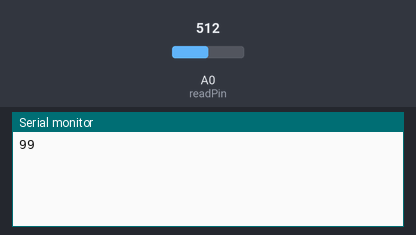
Bench run of a sketch on a simulated Arduino Leonardo, built with avr-gcc and run on an emulated ATmega32U4. On the bench: the last lines printed to the serial monitor. The test bench sets the inputs (shaded band); at power-on: A0 (readPin) = 512.

Above: at 1.2 s.
1.3 s: A0 (readPin) set to 716
At 2.5 s:
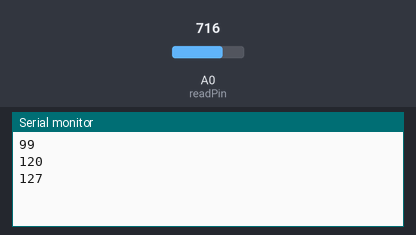
2.8 s: A0 (readPin) set to 511
At 3.6 s:
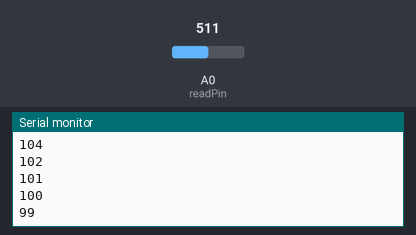
Timing chart, 0 to 5.8 s (numbered marks = the images above; inputs shaded):
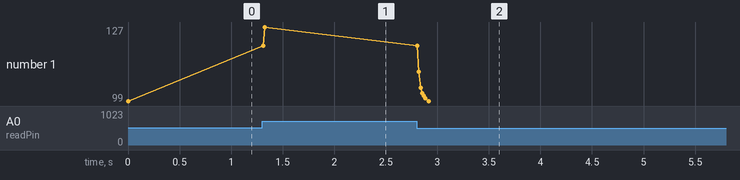

Measured:
- after the input at 1.3 s, the serial monitor: prints a new line at once (image 1)
- after the input at 2.8 s, the serial monitor: prints a new line at once (image 2)
- plotted number 1: 99 → 127 after the input at 1.3 s

The sketch:

pedalpot.ino
```cpp
// #include <BLEMIDI_Transport.h>
// #include <hardware/BLEMIDI_ESP32_NimBLE.h>

// BLEMIDI_CREATE_INSTANCE("PedalPot", MIDI)

#include "MIDIUSB.h"

const int readPin = A0;
float accumulator = 0.0;

// min and max values as constrained by the safety resistors
// (observed on the NXP pedal)
const float minRange = 0.023f;
const float maxRange = 0.630f;
// (observed on test 9.6kOhm pot)
// const float minRange = 0.042;
// const float maxRange = 0.956;

const float dirThreshold = 0.004f;
float reported = 0.0f;
float highWat = 0.0f;
float lowWat = 0.0f;

int lastSentValue = -1; // to avoid continuously sending the same value

float mapAnalogValue(int value) {
  float rawVal = value / 1023.0f;

  // may return outside of 0..1 range! clamp this elsewhere
  // (accumulator should not be clamped to 0..1)
  return (rawVal - minRange) / (maxRange - minRange);
}

void setup() {
  Serial.begin(115200);

  pinMode(readPin, INPUT);
  accumulator = mapAnalogValue(analogRead(readPin));
  reported = accumulator;
  highWat = reported;
  lowWat = reported;

  // pinMode(LED_BUILTIN, OUTPUT);
  // digitalWrite(LED_BUILTIN, LOW);

  // BLEMIDI.setHandleConnected(OnConnected);
  // BLEMIDI.setHandleDisconnected(OnDisconnected);

  // MIDI.begin();
}

const byte channel = 0; // zero-based count
const byte control = 4; // MIDI CC Foot Controller

void loop() {
  int rawRead = analogRead(readPin);
  float rawVal = mapAnalogValue(rawRead);
  accumulator = accumulator * 0.5f + rawVal * 0.5f;

  // update reported value if the watermarks are crossed
  if (accumulator > highWat) {
    highWat = reported = accumulator;
    lowWat = accumulator - dirThreshold;
  } else if (accumulator < lowWat) {
    lowWat = reported = accumulator;
    highWat = accumulator + dirThreshold;
  }

  // computed value may still be slightly outside of 0..1 range, clamp it to
  // MIDI range
  int val = min(127, max(0, (int)(reported * 127)));
  if (val != lastSentValue) {
    lastSentValue = val;

    Serial.println(val);

    midiEventPacket_t controlChange = {0x0B, 0xB0 | channel, control, val};
    MidiUSB.sendMIDI(controlChange);
    MidiUSB.flush();
  }

  delay(15);
}

// void OnConnected() { digitalWrite(LED_BUILTIN, HIGH); }

// void OnDisconnected() { digitalWrite(LED_BUILTIN, LOW); }
```
